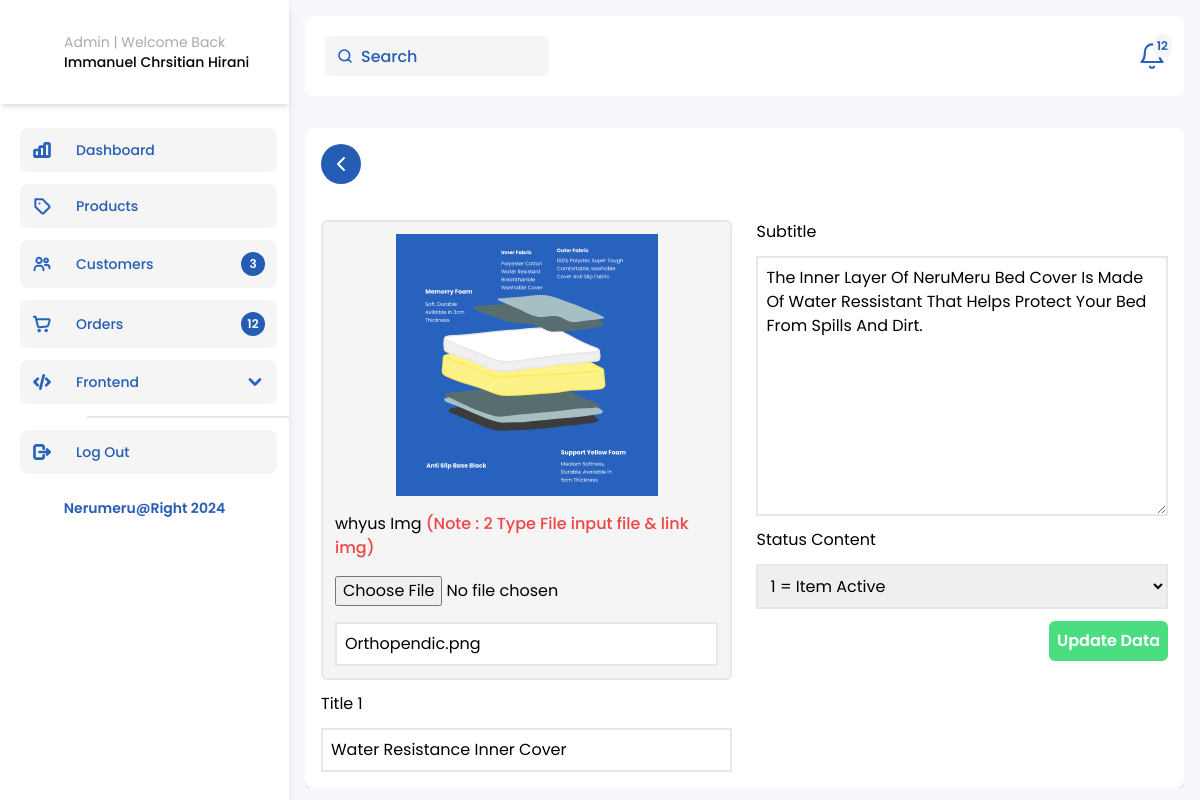
Screenshot of /Admin-whyus-UpdateData.php?whyus_id=1 with the database file from the repository.
### tables this page shows
CREATE TABLE `whyus` (
  `whyus_id` int(11) NOT NULL,
  `whyus_img` varchar(500) NOT NULL,
  `whyus_title` varchar(50) NOT NULL,
  `whyus_subtitle` varchar(150) NOT NULL,
  `status` tinyint(1) NOT NULL,
  `insert_date` datetime NOT NULL DEFAULT current_timestamp(),
  `lastUpdate_date` datetime NOT NULL DEFAULT current_timestamp()
);

### function.php (called while the page is built, shortened)
<?php
$conn = mysqli_connect('localhost', 'root', '', 'nerumeru');
function query($query)
{
    global $conn;
    $result = mysqli_query($conn, $query);
    $rows = [];
    foreach ($result as $row) {
        $rows[] = $row;
    }
    return $rows;
}

### Admin-whyus-UpdateData.php (the view, shortened to what this page needs)
<?php
require "function.php";
$id = $_GET["whyus_id"];
$whyus = query("SELECT * FROM whyus WHERE whyus_id = $id")[0];
?>
<!doctype html>
<html lang="en">
<head>
  <link rel="stylesheet" href="css/output.css" />
  <link rel="stylesheet" href="https://cdn.jsdelivr.net/npm/swiper@10/swiper-bundle.min.css" />
  <link rel="stylesheet" href="https://cdn.jsdelivr.net/npm/swiper@10/swiper-bundle.min.css" />
</head>
<body>
  <main class="my-0">
    <section class="admin relative h-screen overflow-hidden my-0">
      <div class="flex items-start justify-between">
        <?php include("sidebar.admin.php"); ?>
        <div class="flex flex-col gap-4 container">
          <header class="z-40 flex items-center bg-white rounded-lg justify-between w-full h-20 px-5">
            <div class="header-wrapper w-full flex items-center justify-between">
              <span class="relative">
                <input id="searchAdminNavbar" type="search" class="bg-white-neru px-3 rounded-md h-10 outline-none py-1 w-[224px] pl-9 xl:text-base md:text-sm text-xs" placeholder="Search" />
              </span>
              <div id="notifications" class="relative cursor-pointer">
                <div class="badge absolute -right-2 -top-2 bg-white-neru rounded-full flex items-center justify-center p-1">
                  <h6 class="text-xs text-blue-Neru font-semibold">12</h6>
                </div>
              </div>
            </div>
          </header>
          <div class="max-h-screen w-full overflow-y-auto">
            <div class="container bg-white rounded-lg shadow-md 3xl:h-[760px] 2xl:h-[550px] flex flex-col gap-3 overflow-y-auto mt-4">
              <div class="WrapperBack mb-6 w-fit">
                <a href="Admin-Homepage.php" class="bg-blue-Neru w-fit text-white px-2 rounded-full py-2 cursor-pointer font-semibold text-base flex items-center gap-3">
                  <svg xmlns="http://www.w3.org/2000/svg" class="icon icon-tabler icon-tabler-chevron-left" width="24" height="24" viewBox="0 0 24 24" stroke-width="2" stroke="currentColor" fill="none" stroke-linecap="round" stroke-linejoin="round">
                    <path stroke="none" d="M0 0h24v24H0z" fill="none" />
                    <path d="M15 6l-6 6l6 6" />
                  </svg>
                </a>
              </div>
              <form class="w-full" action="" method="post" enctype="multipart/form-data">
                <div class="grid grid-cols-2 gap-6">
                  <div class="flex flex-col w-full gap-3">
                    <div class="w-full flex flex-col gap-4  bg-white-neru rounded-md border-2 p-3">
                      <img src="img/<?= $whyus["whyus_img"] ?>" class=" mx-auto" alt="">
                      <label for="">whyus Img <span class="text-red-500 font-medium">(Note : 2 Type File input file & link img)</span> </label>
                      <input type="file" id="gambar" name="gambar">
                      <input class="w-full p-2 outline-none border-2" type="text" name="whyus_img" value="<?= $whyus["whyus_img"] ?>" />
                    </div>
                    <label for="">Title 1</label>
                    <input required class="w-full p-2 outline-none border-2" name="whyus_title" placeholder="whyus's Delightful Pets" value="<?= $whyus["whyus_title"] ?>" type="text" />
                  </div>
                  <div class="flex flex-col w-full gap-3">
                    <label for="">Subtitle</label>
                    <textarea required class="p-2 outline-none border-2 text-start" name="whyus_subtitle" placeholder="Your Subtitle" cols="30" rows="10"><?= $whyus["whyus_subtitle"] ?></textarea>
                    <label for="">Status Content</label>
                    <select class="w-full p-2 outline-none border-2" name="status" id="status">
                      <option> <?= $whyus["status"] ?>
                        <?php if ($whyus["status"] === "1") : ?>
                          <?= "= Item Active" ?>
                        <?php else : ?>
                          <?= "= Item Non-Active" ?>
                        <?php endif; ?>
                      </option>
                    </select>
                    <button type="submit" name="submit" class="bg-green-400 p-2 rounded-md text-white font-semibold w-fit self-end">Update Data</button>
                  </div>
                </div>
              </form>
            </div>
          </div>
        </div>
      </div>
    </section>
  </main>
</body>
</html>

### rows the page displays
whyus: whyus_img (picture), whyus_img "Orthopendic.png", whyus_title "Water Resistance Inner Cover", whyus_subtitle "The Inner Layer Of NeruMeru Bed Cover Is Made Of Water Ressistant That Helps Protect Your Bed From Spills And Dirt.", status "1 = Item Active"

### other values shown
$total_users "3"
